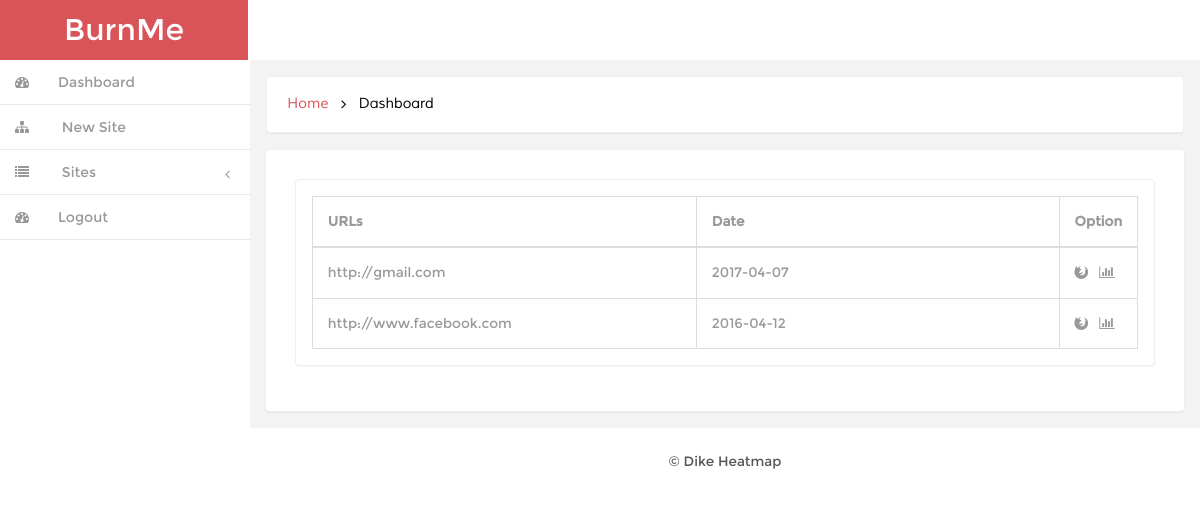
Screenshot of /admin_panel/ (signed in) with the database file from the repository.
### tables this page shows
CREATE TABLE `heat_website` (
  `domain_name` varchar(200) NOT NULL,
  `create_date` date NOT NULL,
  `email` varchar(150) NOT NULL,
  `heat_image` text,
  PRIMARY KEY (`domain_name`),
  KEY `email` (`email`)
);

### model/core/model.php (called while the page is built, shortened)
<?php
require_once("dbmanager.php");
class Model {
    protected $table_name = "";
    protected $order_by;
    protected $db;
    function __construct() {
        $this->db = new DBManager;
    }
    function getBy($param_array, $single = FALSE, $condition = "AND") {
        $query = "SELECT * FROM  $this->table_name WHERE";
        $param_array = $this->filter($param_array);
        $counter = 0;
        foreach ($param_array as $key => $value) {
            $query.= " $key = '$value' ";
        }
        if (isset($this->order_by)) {
            $query .=" ORDER BY  $this->order_by ";
        }
        return $this->db->execute_query($query);
    }
    public function filter($arr) {
        $query = "SHOW COLUMNS FROM " . $this->table_name;
        $newarr = array();
        $r = $this->db->execute_query($query);
        foreach ($r as $key => $value) {
            $k = trim($value['Field']);
            if (array_key_exists($k, $arr)) {
                $newarr[$k] = $arr[$k];
            }
        }
        return $newarr;
    }
}

### model/core/dbmanager.php (called while the page is built, shortened)
<?php
class DBManager {
    public $connection;
    private $server = "localhost";
    private $my_username = "dikeio_heat";
    private $my_password = "N*P1ikhGIxV]";
    private $db = "dikeio_heatmap";
    public function __construct() {
        $this->connection = new PDO("mysql:host=$this->server;dbname=$this->db", $this->my_username, $this->my_password);
    }
    public function execute_query($query) {
        $stmt = $this->connection->prepare($query);
        $stmt->execute();
        return $stmt->fetchAll();
    }
}

### admin_panel/index.php (the view, shortened to what this page needs)
<?php
$email = $_SESSION["email"];
$heat_website = new HeatWebsite();
$urls = $heat_website->getBy(array("email" => $email));
?>
<!DOCTYPE HTML>
<html>
    <head>
        <link href="css/bootstrap.min.css" rel='stylesheet' type='text/css' />
        <link href="css/style.css" rel='stylesheet' type='text/css' />
        <link href="css/font-awesome.css" rel="stylesheet">
        <link href="css/custom.css" rel="stylesheet">
    </head>
    <body>
        <div id="wrapper">
            <nav class="navbar-default navbar-static-top" role="navigation">
                <div class="navbar-header">
                    <h1> <a class="navbar-brand" href="index.php">BurnMe</a></h1>
                </div>
                <div class=" border-bottom">
                    <div class="clearfix">
                    </div>
                    <div class="navbar-default sidebar" role="navigation">
                        <div class="sidebar-nav navbar-collapse">
                            <ul class="nav" id="side-menu">
                                <li>
                                    <a href="index.php" class=" hvr-bounce-to-right"><i class="fa fa-dashboard nav_icon "></i><span class="nav-label">Dashboard</span> </a>
                                </li>
                                <li>
                                    <a href="forms.php" class=" hvr-bounce-to-right">
                                        <i class="fa fa-sitemap nav_icon"></i>
                                        <span class="nav-label">New Site</span>
                                    </a>
                                </li>
                                <li>
                                    <a href="#" class=" hvr-bounce-to-right"><i class="fa fa-list nav_icon"></i> <span class="nav-label">Sites</span><span class="fa arrow"></span></a>
                                </li>
                                <li>
                                    <a href="../controller/logout.php" class=" hvr-bounce-to-right"><i class="fa fa-dashboard nav_icon "></i><span class="nav-label">Logout</span> </a>
                                </li>
                            </ul>
                        </div>
                    </div>
            </nav>
            <div id="page-wrapper" class="gray-bg dashbard-1">
                <div class="content-main">
                    <div class="banner">
                        <h2>
                            <a href="index.php">Home</a>
                            <i class="fa fa-angle-right"></i>
                            <span>Dashboard</span>
                        </h2>
                    </div>
                    <div class="content-top">
                        <div class="col-md-12 ">
                            <div class="content-top-1">
                                <div class="grid-form1">
                                    <table class="table table-bordered">
                                        <thead>
                                            <tr>
                                                <th width="50%">URLs</th>
                                                <th width="50%">Date</th>
                                                <th width="50%">Option</th>
                                            </tr>
                                        </thead>
                                        <tbody>
                                            <?php
                                            $model = new HeatWebsite();
                                            if (isset($urls)) {
                                                foreach ($urls as $u) {
                                                    $paths = $model->getBy(array('domain_name' => $u["domain_name"]));
                                                    ?>
                                                    <tr>
                                                        <td><?= $u["domain_name"] ?></td>
                                                        <td><?= $u["create_date"] ?></td>
                                                        <td>
                                                            <a href="heatmap.php?domain_name=<?= $u["domain_name"] ?>&image=<?= $paths[0]['heat_image'] ?>"> <i class="fa fa-firefox"> </i> </a>&nbsp;
                                                            <a href="graph.php?web=<?= $u["domain_name"] ?>"> <i class="fa fa-bar-chart"> </i></a>
                                                        </td>
                                                    </tr>
                                                    <?php
                                                }
                                            }
                                            ?>
                                        </tbody>
                                    </table>
                                </div>
                            </div>
                        </div>
                    </div>
                    <div class="copy">
                        <p> &copy; Dike Heatmap  </p>
                    </div>
                </div>
            </div>
        </div>
    </body>
</html>

### admin_panel/css/style.css (style rules this page uses)
h4, h5, h6, h1, h2, h3 { margin: 0; }
ul, ol { margin: 0;padding: 0; }
p { margin: 0; }
html, body { font-family:'Montserrat-Regular'; font-size: 100%; background:#F3F3F4; overflow-x: hidden; }
body a { transition:0.5s all; -webkit-transition:0.5s all; -moz-transition:0.5s all; -o-transition:0.5s all; -ms-transition:0.5s all; }
div#wrapper { background-color: #fff; }
.navbar-default.sidebar { background-color: #fff; }
h1 a.navbar-brand { color: #fff !important; font-size: 30px; font-weight: 500; padding: 20px 0px; background: #d95459; text-align: center; width:248px; height: 60px; }
i.nav_icon { color: #fff; margin-right:6px; }
.sidebar ul li a { color: #999; font-size:14px; }
.hvr-bounce-to-right { display: inline-block; vertical-align: middle; -webkit-transform: translateZ(0); transform: translateZ(0); box-shadow: 0 0 1px rgba(0, 0, 0, 0); -webkit-backface-visibility: hidden; backface-visibility: hidden; -moz-osx-font-smoothing: grayscale; position: relative; -webkit-transition-property: color; transition-property: color; -webkit-transition-duration: 0.5s; transition-duration: 0.5s; }
.hvr-bounce-to-right:before { content: ""; position: absolute; z-index: -1; top: 0; left: 0; right: 80%; bottom: 0; background:#7f8c8d; -webkit-transform: scaleX(0); transform: scaleX(0); -webkit-transform-origin: 0 50%; transform-origin: 0 50%; -webkit-transition-property: transform; transition-property: transform; -webkit-transition-duration: 0.5s; transition-duration: 0.5s; -webkit-transition-timing-function: ease-out; transition-timing-function: ease-out; }
.nav > li > a { color: #999; font-weight:500; padding: 0px 20px 0px 0px; font-size: 0.85em; border-bottom: 1px solid #E9E9E9; }
.nav > li > a i { margin-right: 14px; }
i.nav_icon { color: #999; padding: 15px; width: 44px; height: 44px; }
span.fa.arrow { margin-top: 17px; }
@media (min-width: 768px) { #page-wrapper { position: inherit; margin: 0 0 0 240px; min-height: 1000px; } }
.content-main { background-color: #F3F3F4; padding-top: 1em; }
.border-bottom { background-color: #fff; }
.banner { background: #fff; display: block; margin: 0em 1em ; padding:1em; border: 1px solid #ebeff6; border-color: #ebeff6; border-radius: 4px; -webkit-border-radius: 4px; -o-border-radius: 4px; -moz-border-radius: 4px; -ms-border-radius: 4px; -webkit-box-shadow: 0 1px 1px rgba(0,0,0,.05); box-shadow: 0 1px 1px rgba(0,0,0,.05); }
.banner h2 { font-size:0.9em; }
.banner h2 a { color:#D95459; text-decoration:none; font-family: 'Muli-Regular'; padding:0.3em ; }
.banner h2 span { color:#000; font-family: 'Muli-Regular'; padding:0.3em ; }
.banner h2 i { color:#000; vertical-align:middle; padding:0.3em ; }
.content-top-1 { background-color: #fff; padding: 1.8em; margin-bottom: 1em; border: 1px solid #ebeff6; border-radius: 4px; -webkit-border-radius: 4px; -o-border-radius: 4px; -moz-border-radius: 4px; -ms-border-radius: 4px; -webkit-box-shadow: 0 1px 1px rgba(0,0,0,.05); box-shadow: 0 1px 1px rgba(0,0,0,.05); }
.content-top-1:last-child { margin-bottom: 0em; }
.content-top { padding: 1em 0; }
.grid-form1 { background: #fff; margin-bottom: 1em; padding: 1em; border: 1px solid #ebeff6; border-radius: 4px; -webkit-border-radius: 4px; -o-border-radius: 4px; -moz-border-radius: 4px; -ms-border-radius: 4px; -webkit-box-shadow: 0 1px 1px rgba(0,0,0,.05); box-shadow: 0 1px 1px rgba(0,0,0,.05); }
.table td, .table>tbody>tr>td, .table>tbody>tr>th, .table>tfoot>tr>td, .table>tfoot>tr>th, .table>thead>tr>td, .table>thead>tr>th { padding: 15px !important; font-size: 0.85em; color: #999; border-top: none !important; }
td i { color:#999; }
.table { margin-bottom: 0; }
.copy { background:#fff; text-align:center; padding:1.5em 0; }
.copy p, .copy-right p { font-size:0.85em; color:#555; }

### admin_panel/css/custom.css (style rules this page uses)
#wrapper { width: 100%; }
#page-wrapper { min-height: 568px; }
@media (min-width:768px) { #page-wrapper { position: inherit; margin: 0 0 0 250px; } }
.sidebar .sidebar-nav.navbar-collapse { padding-right: 0; padding-left: 0; }
.sidebar .arrow { float: right; }
.sidebar .fa.arrow:before { content: "\f104"; }
@media (min-width:768px) { .sidebar { z-index: 1; position: absolute; width: 250px; } }

### rows the page displays
heat_website: domain_name "http://gmail.com", create_date "2017-04-07"
heat_website: domain_name "http://www.facebook.com", create_date "2016-04-12"
